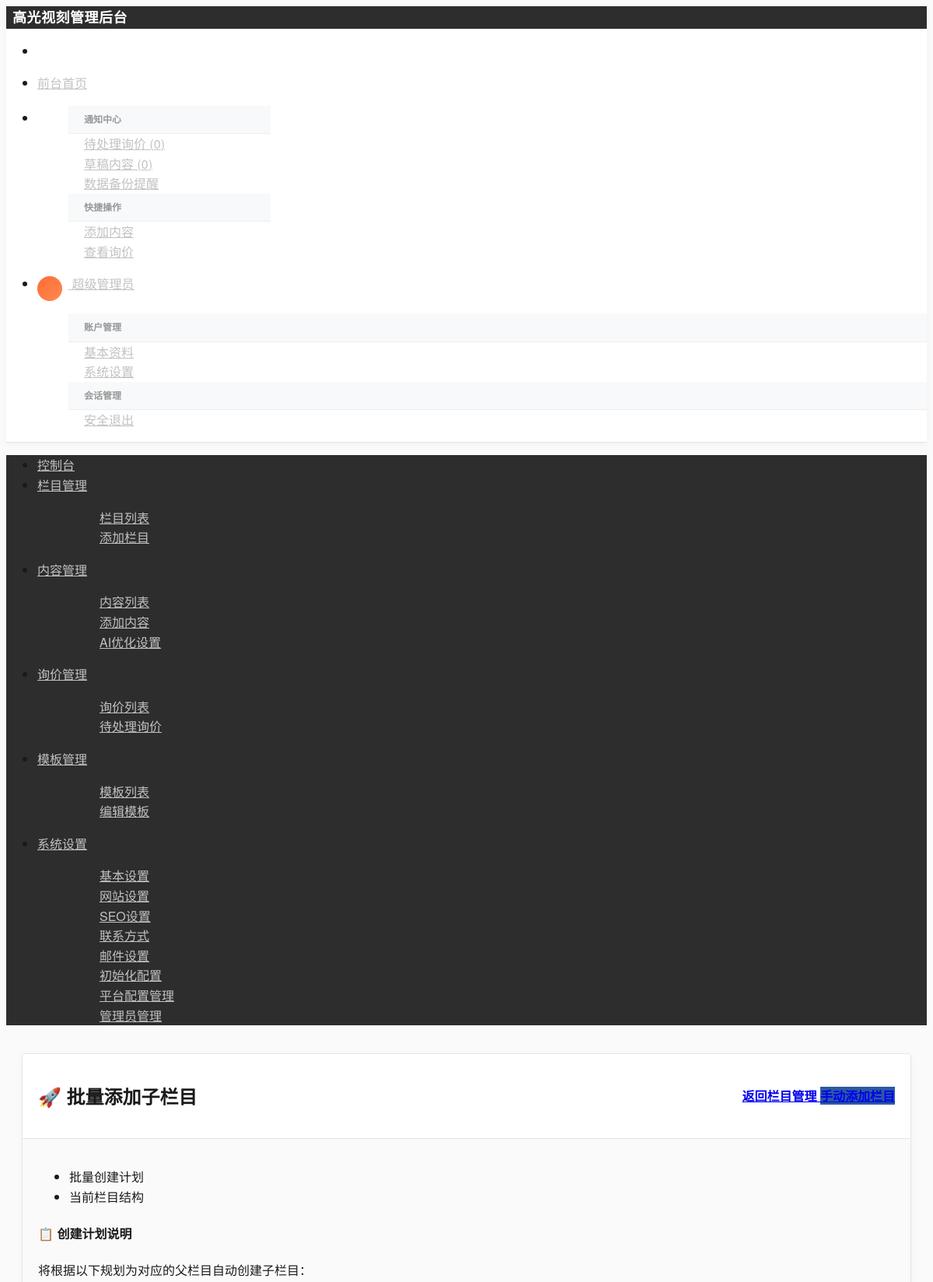
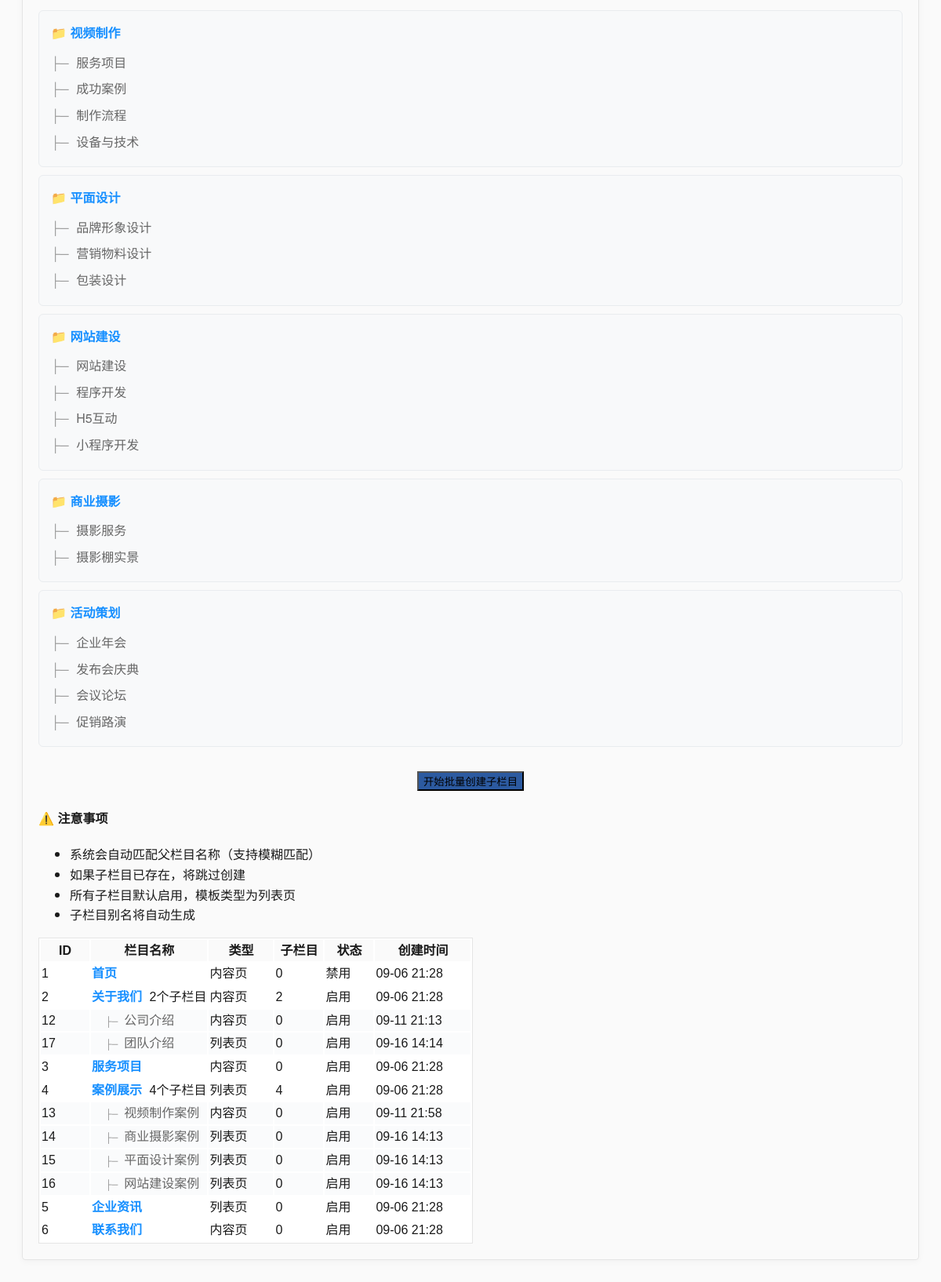
Page /admin/modules/category/batch_add_subcategories.php (signed in) on the committed database (2 pictures, top to bottom).
### tables this page shows
CREATE TABLE `categories` (
  `id` int(11) NOT NULL AUTO_INCREMENT,
  `name` varchar(100) NOT NULL COMMENT '栏目名称',
  `slug` varchar(100) NOT NULL COMMENT 'URL别名',
  `description` text COMMENT '栏目描述',
  `channel_content` longtext COMMENT '频道页面内容',
  `template_type` enum('channel','list','content') NOT NULL DEFAULT 'list' COMMENT '模板类型',
  `template_file` varchar(100) DEFAULT NULL COMMENT '模板文件名',
  `parent_id` int(11) NOT NULL DEFAULT '0' COMMENT '父栏目ID',
  `sort_order` int(11) NOT NULL DEFAULT '0' COMMENT '排序',
  `is_active` tinyint(1) NOT NULL DEFAULT '1' COMMENT '是否启用',
  `meta_title` varchar(200) DEFAULT NULL COMMENT 'SEO标题',
  `meta_keywords` varchar(500) DEFAULT NULL COMMENT 'SEO关键词',
  `meta_description` varchar(500) DEFAULT NULL COMMENT 'SEO描述',
  `created_at` timestamp NOT NULL DEFAULT CURRENT_TIMESTAMP COMMENT '创建时间',
  `updated_at` timestamp NOT NULL DEFAULT CURRENT_TIMESTAMP ON UPDATE CURRENT_TIMESTAMP COMMENT '更新时间',
  `content_template_id` int(11) DEFAULT NULL COMMENT '内容模板ID',
  PRIMARY KEY (`id`),
  UNIQUE KEY `slug` (`slug`),
  KEY `parent_id` (`parent_id`),
  KEY `sort_order` (`sort_order`),
  KEY `is_active` (`is_active`),
  KEY `idx_template_file` (`template_file`),
  KEY `idx_content_template_id` (`content_template_id`)
);

### admin/modules/category/batch_add_subcategories.php (the view, shortened to what this page needs)
<?php
require_once '../../../includes/functions.php';
$subcategory_structure = [
    '视频制作' => [
        '服务项目',
        '成功案例',
        '制作流程',
        '设备与技术'
    ],
    '平面设计' => [
        '品牌形象设计',
        '营销物料设计',
        '包装设计'
    ],
    '网站建设' => [
        '网站建设',
        '程序开发',
        'H5互动',
        '小程序开发'
    ],
    '商业摄影' => [
        '摄影服务',
        '摄影棚实景'
    ],
    '活动策划' => [
        '企业年会',
        '发布会庆典',
        '会议论坛',
        '促销路演'
    ]
];
try {
    $stmt = $db->query("
        SELECT c.*,
               (SELECT COUNT(*) FROM categories sub WHERE sub.parent_id = c.id) as sub_count
        FROM categories c
        ORDER BY c.parent_id ASC, c.sort_order ASC, c.id ASC
    ");
    $all_categories = $stmt->fetchAll();
    function buildCategoryTree($categories, $parent_id = 0, $level = 0) {
        $result = [];
        foreach ($categories as $category) {
            if ($category['parent_id'] == $parent_id) {
                $category['level'] = $level;
                $result[] = $category;
                $children = buildCategoryTree($categories, $category['id'], $level + 1);
                $result = array_merge($result, $children);
            }
        }
        return $result;
    }
    $categories = buildCategoryTree($all_categories);
} catch(PDOException $e) {
    $categories = [];
}
?>
<!DOCTYPE html>
<html lang="zh-CN">
<head>
    <link rel="stylesheet" href="https://unpkg.com/layui@2.8.0/dist/css/layui.css">
    <link rel="stylesheet" href="../../assets/css/admin.css">
</head>
<body>
    <div class="layui-layout layui-layout-admin">
        <?php
        $header_path = '../../includes/header.php';
        $sidebar_path = '../../includes/sidebar.php';
        if (file_exists($header_path)) {
            include $header_path;
        }
        if (file_exists($sidebar_path)) {
            include $sidebar_path;
        }
        ?>
        <div class="layui-body">
            <div class="layui-card">
                <div class="layui-card-header">
                    <div style="display: flex; justify-content: space-between; align-items: center;">
                        <h2>🚀 批量添加子栏目</h2>
                        <div>
                            <a href="index.php" class="layui-btn layui-btn-primary">
                                <i class="layui-icon layui-icon-return"></i> 返回栏目管理
                            </a>
                            <a href="add.php" class="layui-btn layui-btn-normal">
                                <i class="layui-icon layui-icon-add-1"></i> 手动添加栏目
                            </a>
                        </div>
                    </div>
                </div>
                <div class="layui-card-body">
                    <div class="layui-tab layui-tab-brief">
                        <ul class="layui-tab-title">
                            <li class="layui-this">批量创建计划</li>
                            <li>当前栏目结构</li>
                        </ul>
                        <div class="layui-tab-content">
                            <div class="layui-tab-item layui-show">
                                <div class="layui-alert layui-alert-normal">
                                    <h4>📋 创建计划说明</h4>
                                    <p>将根据以下规划为对应的父栏目自动创建子栏目：</p>
                                </div>
                                <div class="layui-row layui-col-space15">
                                    <?php foreach ($subcategory_structure as $parent_name => $subcategories): ?>
                                        <div class="layui-col-md6">
                                            <div class="subcategory-plan">
                                                <div class="parent-name">📁 <?php echo $parent_name; ?></div>
                                                <ul class="sub-list">
                                                    <?php foreach ($subcategories as $sub_name): ?>
                                                        <li><?php echo htmlspecialchars($sub_name); ?></li>
                                                    <?php endforeach; ?>
                                                </ul>
                                            </div>
                                        </div>
                                    <?php endforeach; ?>
                                </div>
                                <div style="text-align: center; margin-top: 30px;">
                                    <form method="POST" style="display: inline;">
                                        <button type="submit" name="create_subcategories" value="1"
                                                class="layui-btn layui-btn-lg layui-btn-normal">
                                            <i class="layui-icon layui-icon-add-1"></i> 开始批量创建子栏目
                                        </button>
                                    </form>
                                </div>
                                <div class="layui-alert layui-alert-warning" style="margin-top: 20px;">
                                    <h4>⚠️ 注意事项</h4>
                                    <ul>
                                        <li>系统会自动匹配父栏目名称（支持模糊匹配）</li>
                                        <li>如果子栏目已存在，将跳过创建</li>
                                        <li>所有子栏目默认启用，模板类型为列表页</li>
                                        <li>子栏目别名将自动生成</li>
                                    </ul>
                                </div>
                            </div>
                            <div class="layui-tab-item">
                                <?php if (!empty($categories)): ?>
                                    <table class="layui-table category-tree">
                                        <thead>
                                            <tr>
                                                <th width="60">ID</th>
                                                <th>栏目名称</th>
                                                <th width="80">类型</th>
                                                <th width="60">子栏目</th>
                                                <th width="60">状态</th>
                                                <th width="120">创建时间</th>
                                            </tr>
                                        </thead>
                                        <tbody>
                                            <?php foreach ($categories as $category): ?>
                                            <tr data-level="<?php echo $category['level']; ?>">
                                                <td><?php echo $category['id']; ?></td>
                                                <td>
                                                    <?php
                                                    if ($category['level'] > 0) {
                                                        echo '<span class="tree-indent">├─ </span>';
                                                        echo '<span style="color: #666;">' . htmlspecialchars($category['name']) . '</span>';
                                                    } else {
                                                        echo '<span style="color: #1890ff; font-weight: 600;">' . htmlspecialchars($category['name']) . '</span>';
                                                        if ($category['sub_count'] > 0) {
                                                            echo ' <span class="layui-badge layui-badge-rim" style="margin-left: 5px;">' . $category['sub_count'] . '个子栏目</span>';
                                                        }
                                                    }
                                                    ?>
                                                </td>
                                                <td>
                                                    <span class="layui-badge layui-bg-blue">
                                                        <?php
                                                        switch($category['template_type']) {
                                                            case 'list': echo '列表页'; break;
                                                            case 'content': echo '内容页'; break;
                                                        }
                                                        ?>
                                                    </span>
                                                </td>
                                                <td><?php echo $category['sub_count']; ?></td>
                                                <td>
                                                    <?php if ($category['is_active']): ?>
                                                        <span class="layui-badge layui-bg-green">启用</span>
                                                    <?php else: ?>
                                                        <span class="layui-badge">禁用</span>
                                                    <?php endif; ?>
                                                </td>
                                                <td><?php echo date('m-d H:i', strtotime($category['created_at'])); ?></td>
                                            </tr>
                                            <?php endforeach; ?>
                                        </tbody>
                                    </table>
                                <?php else: ?>
                                    <div class="layui-alert layui-alert-warning">
                                        <p>暂无栏目数据</p>
                                    </div>
                                <?php endif; ?>
                            </div>
                        </div>
                    </div>
                </div>
            </div>
        </div>
    </div>
</body>
</html>

### admin/assets/css/admin.css (style rules this page uses)
:root { --primary-black: #1a1a1a; --primary-dark: #2d2d2d; --primary-gray: #666666; --primary-light-gray: #f8f8f8; --primary-white: #ffffff; --brand-orange: #ff6b35; --brand-blue: #2c5aa0; --brand-green: #27ae60; --text-primary: #1a1a1a; --text-secondary: #666666; --text-muted: #999999; --border-light: #e5e5e5; --bg-section: #fafafa; --shadow-subtle: 0 2px 8px rgba(0, 0, 0, 0.04); --shadow-medium: 0 4px 16px rgba(0, 0, 0, 0.08); --shadow-strong: 0 8px 32px rgba(0, 0, 0, 0.12); --ease-smooth: cubic-bezier(0.4, 0, 0.2, 1); }
body { font-family: 'PingFang SC', 'Microsoft YaHei', 'Helvetica Neue', Arial, sans-serif; background-color: var(--bg-section); color: var(--text-primary); line-height: 1.6; -webkit-font-smoothing: antialiased; -moz-osx-font-smoothing: grayscale; }
.layui-layout-admin .layui-body { background: var(--bg-section); padding: 20px; }
.layui-table th { background-color: #f8f9fa; font-weight: 600; }
.layui-card { border: 1px solid var(--border-light); box-shadow: var(--shadow-subtle); border-radius: 4px; overflow: hidden; }
.layui-card-header { background: var(--primary-white); border-bottom: 1px solid var(--border-light); padding: 15px 20px; font-weight: 600; color: var(--text-primary); }
.layui-card-body { padding: 20px; }
.layui-btn-normal { background: var(--brand-blue); }
.layui-table { background: var(--primary-white); border: 1px solid var(--border-light); }
.layui-table th { background: var(--bg-section); color: var(--text-primary); font-weight: 600; }

### admin/modules/category/batch_add_subcategories.php (style rules this page uses)
.subcategory-plan { background: #f8f9fa; border: 1px solid #e9ecef; border-radius: 6px; padding: 15px; margin: 10px 0; }
.parent-name { color: #1890ff; font-weight: 600; margin-bottom: 8px; }
.sub-list { list-style: none; padding: 0; margin: 0; }
.sub-list li { padding: 4px 0; color: #666; }
.sub-list li:before { content: "├─ "; color: #999; margin-right: 5px; }
.category-tree { font-family: 'Microsoft YaHei', sans-serif; }
.category-tree tr[data-level="1"] { background: #fafbfc !important; }
.tree-indent { color: #999; font-family: monospace; }

### rows in the picture
categories: id "1", name "首页", template_type "内容页", sub_count "0", is_active "禁用", created_at "09-06 21:28"
categories: id "2", name "关于我们", sub_count "2", template_type "内容页", is_active "启用", created_at "09-06 21:28"
categories: id "12", name "公司介绍", template_type "内容页", sub_count "0", is_active "启用", created_at "09-11 21:13"
categories: id "17", name "团队介绍", template_type "列表页", sub_count "0", is_active "启用", created_at "09-16 14:14"
categories: id "3", name "服务项目", template_type "内容页", sub_count "0", is_active "启用", created_at "09-06 21:28"
categories: id "4", name "案例展示", sub_count "4", template_type "列表页", is_active "启用", created_at "09-06 21:28"
categories: id "13", name "视频制作案例", template_type "内容页", sub_count "0", is_active "启用", created_at "09-11 21:58"
categories: id "14", name "商业摄影案例", template_type "列表页", sub_count "0", is_active "启用", created_at "09-16 14:13"
categories: id "15", name "平面设计案例", template_type "列表页", sub_count "0", is_active "启用", created_at "09-16 14:13"
categories: id "16", name "网站建设案例", template_type "列表页", sub_count "0", is_active "启用", created_at "09-16 14:13"
categories: id "5", name "企业资讯", template_type "列表页", sub_count "0", is_active "启用", created_at "09-06 21:28"
categories: id "6", name "联系我们", template_type "内容页", sub_count "0", is_active "启用", created_at "09-06 21:28"

### other values in the picture
$_SESSION['admin_name'] "超级管理员"
$parent_name "视频制作"
$sub_name "服务项目"
$sub_name "成功案例"
$sub_name "制作流程"
$sub_name "设备与技术"
$parent_name "平面设计"
$sub_name "品牌形象设计"
$sub_name "营销物料设计"
$sub_name "包装设计"
$parent_name "网站建设"
$sub_name "网站建设"
$sub_name "程序开发"
$sub_name "H5互动"
$sub_name "小程序开发"
